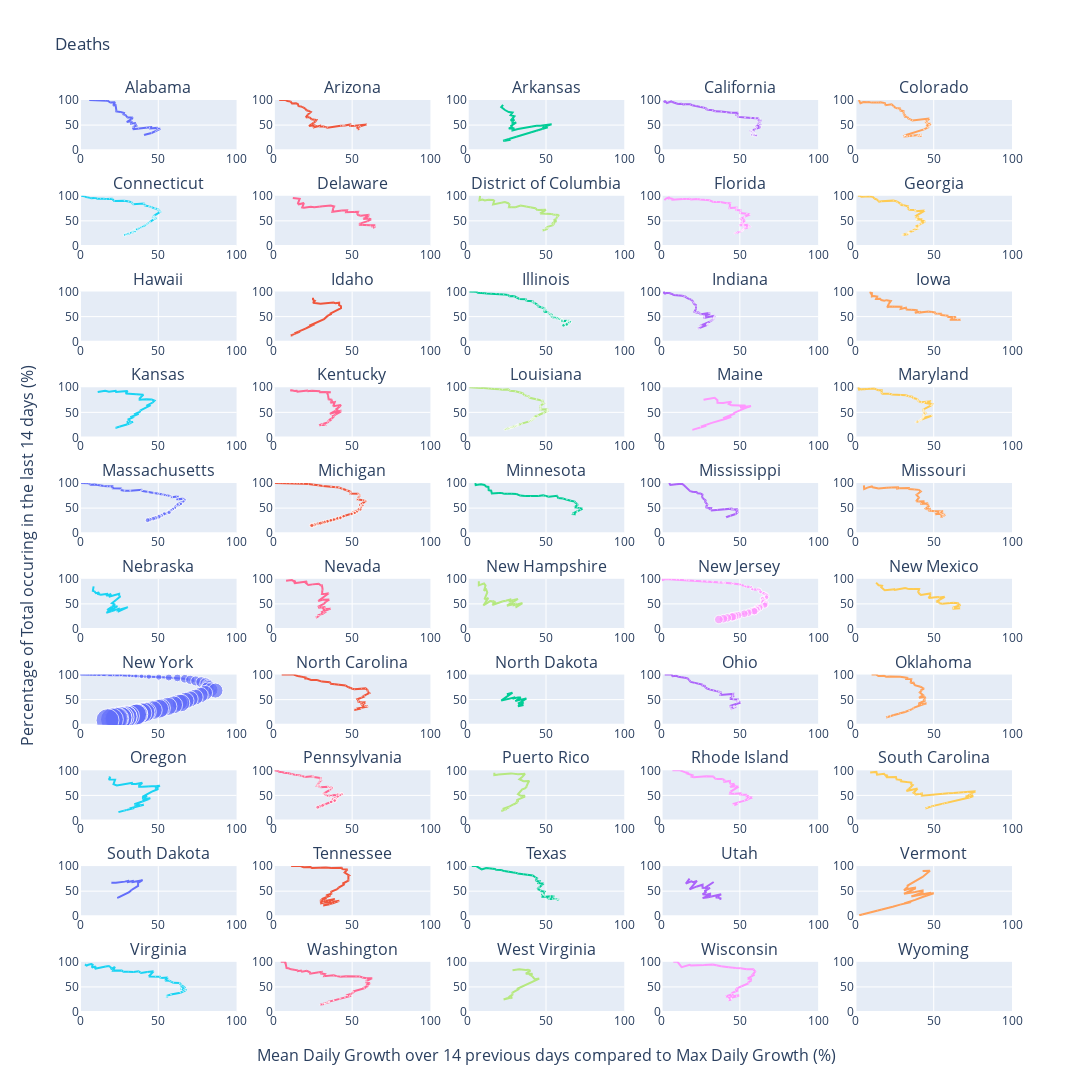

Here is the notebook cell this chart was saved with:
### Code cell
nc= 50
rows=10
cols=5
list_top_24_states = daily_cases_US.sort_values(daily_cases_US.columns[-2], ascending=False).reset_index()['Province_State'][:nc].to_list()    
st_us.value = list_top_24_states

if cases_w.value == 'Confirmed Cases':

    daily_cases_US_2 = plot_phase_space_US_several(daily_cases_US, 
                                           title = cases_us.value, time_window=int(tw_us.value), 
                                           n_cases = min_us.value, state=st_us.value, rows=rows, cols=cols)
elif cases_w.value == 'Deaths':
    daily_deaths_US_2 = plot_phase_space_US_several(daily_deaths_US.drop(columns='Population'), 
                                            title = cases_us.value, time_window=int(tw_us.value), 
                                            n_cases = min_us.value, state=st_us.value,rows=rows, cols=cols)
else:
    print('ERROR in dataframe')
